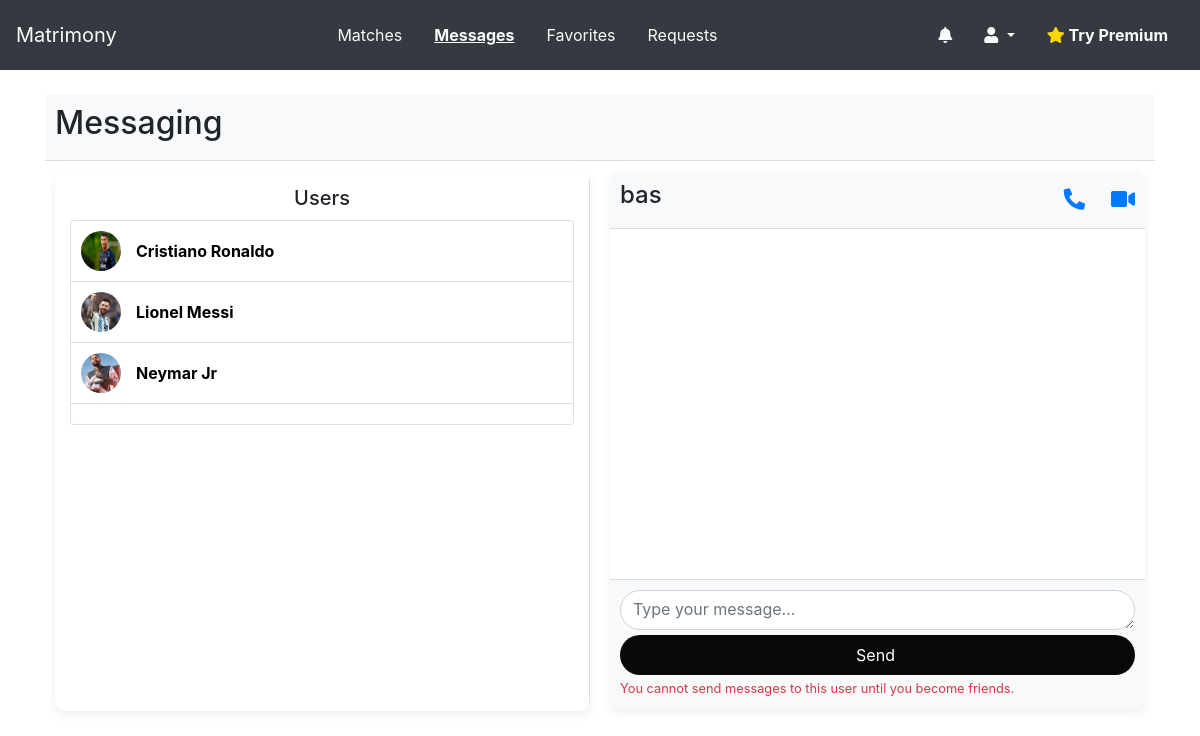
The page /chat/1/ (signed in) on the database as committed earlier.
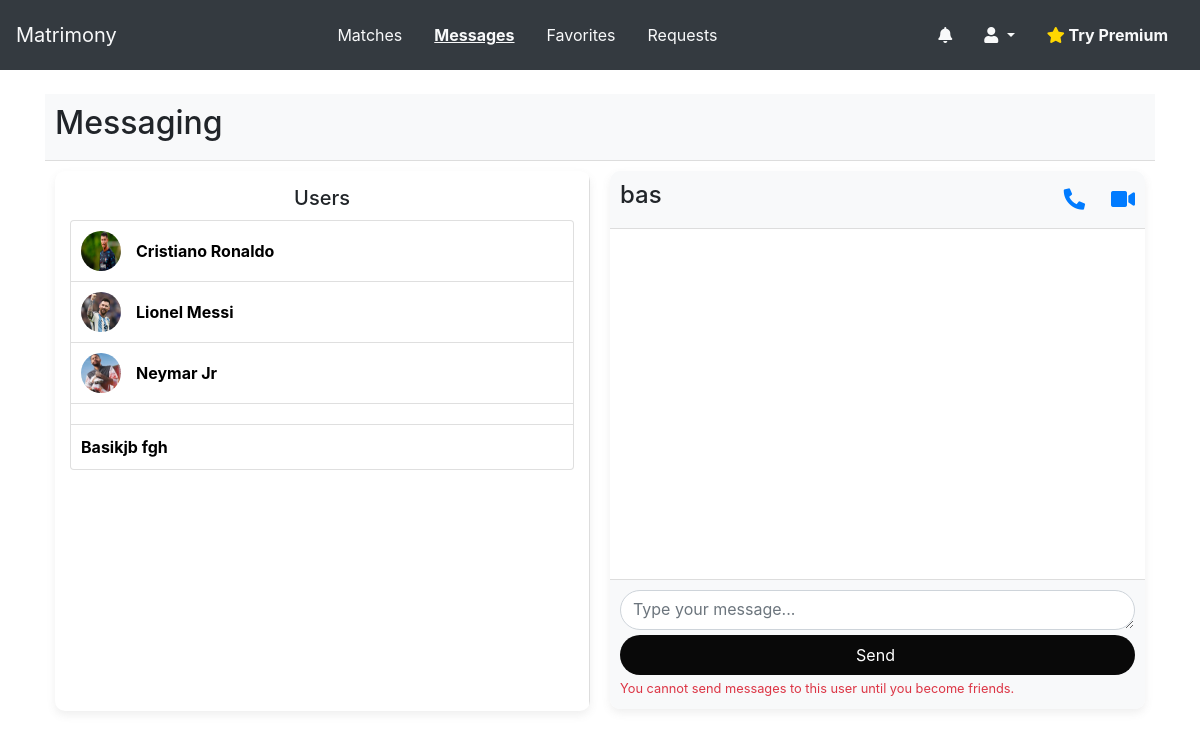
The same page on the database as committed later.
### accounts/models.py (models this page shows, shortened)
class User(AbstractUser):
    GENDER_CHOICES = (('Male','Male'),('Female','Female'),('Other','Other'),)
    INTEREST_CHOICES = (('Male','Male'),('Female','Female'),('Other','Other'),)
    EXPERTISE_CHOICES = (('Beginner','Beginner'),('Intermediate','Intermediate'),('Expert','Expert'),)
    JOB_STATUS_CHOICES = (('Employee','Employee'),('Employer','Employer'),('JobSeeker','JobSeeker'),)
    phone_number =models.CharField(
        max_length=15,
        blank=True,
        verbose_name='Phone Number'
    )
    profile_photo = models.ImageField(
        upload_to='profile_photos/',
        blank=True,
        verbose_name='Profile photo'
    )
    date_of_birth = models.DateField(
        null=True,
        blank=True,
        verbose_name='Date Of Birth'
    )
    gender =models.CharField(
        max_length= 6,
        choices=GENDER_CHOICES,
        blank=True,
        verbose_name='Gender',
        default='Male'
    )
    friend = models.ManyToManyField('self', blank=True)
    hobbies = models.ForeignKey(Hobby,related_name='users',blank=True,null=True,on_delete=models.CASCADE)
    interest =models.CharField(max_length=6,choices=INTEREST_CHOICES,verbose_name='Interested In',blank=True,null=True,default='Male')
    smoking_habits = models.CharField(max_length=50, choices=[('yes', 'Yes'), ('no', 'No')], default='no',blank=True,null=True)
    drinking_habits = models.CharField(max_length=50, choices=[('yes', 'Yes'), ('no', 'No')], default='no',blank=True,null=True)
    qualification = models.CharField(max_length=255,blank=True,null=True)
    job_status = models.CharField(max_length=100,blank=True,verbose_name='Job Status',choices=JOB_STATUS_CHOICES)
    company_name = models.CharField(max_length=255, blank=True, null=True,verbose_name='Company Name')
    designation = models.CharField(max_length=100,blank=True,null=True,verbose_name='Designation')
    company_location = models.CharField(max_length=200,blank=True,null=True,verbose_name='Company Location')
    job_title = models.CharField(max_length=255, blank=True, null=True,verbose_name='Job Title')
    expertise_level = models.CharField(max_length=100,
        blank=True,
        verbose_name='Expertise Level',
        choices=EXPERTISE_CHOICES)
    about = models.TextField(max_length=1000,blank=True,null=True)
    facebook = models.URLField(max_length=100,blank=True,null=True)
    instagram = models.URLField(max_length=100,blank=True,null=True)
    snapchat = models.URLField(max_length=100,blank=True,null=True)
    groups = models.ManyToManyField(
        'auth.Group',
        related_name='custom_user_set',  # Change this to a unique name
        blank=True,
        help_text='The groups this user belongs to. A user will get all permissions granted to each of their groups.',
        related_query_name='custom_user',
    )
    user_permissions = models.ManyToManyField(
        'auth.Permission',
        related_name='custom_user_set',  # Change this to a unique name
        blank=True,
        help_text='Specific permissions for this user.',
        related_query_name='custom_user',
    )

### app/views.py (the view)
# urls.py: path('chat/<int:id>/', views.messaging_page, name='messaging_page'),
@login_required
def messaging_page(request, id=None):
    user_details = User.objects.get(id=id)
    try:
        if not request.user.usersubscription.active:
            return redirect('app:not_premium')  # Redirect to the subscription plans page
    except UserSubscription.DoesNotExist:
        return redirect('app:not_premium')
    users = User.objects.exclude(id=request.user.id)
    receiver = get_object_or_404(User, id=id) if id else None
    is_friend = request.user in user_details.friend.all()
    if request.user.gender == 'Male':
        users = users.filter(gender='Female')
    elif request.user.gender == 'Female':
        users = users.filter(gender='Male')
    return render(request, 'user/chat.html', {'users': users, 'user_id': id,'receiver': receiver,'is_friend':is_friend})

### templates/user/chat.html (shortened to what this page needs)
{% extends 'shared/base.html' %}
{% block content %}
{% load static%}
<!DOCTYPE html>
<html lang="en">
<head>
    <link rel="stylesheet" href="https://stackpath.bootstrapcdn.com/bootstrap/4.5.2/css/bootstrap.min.css">
    <link rel="stylesheet" href="https://cdnjs.cloudflare.com/ajax/libs/font-awesome/5.15.4/css/all.min.css" />
    <link rel="stylesheet" href="{% static 'assets/css/usercss/chat.css' %}">
</head>
<body>
    <div class="container mt-4">
        <div class="header">
            <h2 >Messaging {% if unread_messages %}<span class="badge badge-danger">New</span>{% endif %}</h2>
        </div>
        <div class="chat-container">
            <div class="container-box user-list-container">
                <div class="user-list">
                    <h5 class="align-items-center">Users</h5>
                    <ul class="list-group">
                        {% for user in users %}
                            <li class="list-group-item user-list-item {% if user.id == receiver.id %}active{% endif %}">
                                {% if user.profile_photo %}
                                <img src="{{ user.profile_photo.url }}" alt="{{ user.username }}'s profile picture">
                                {% endif %}
                                <a href="{% url 'app:messaging_page' user.id %}"><b>{{ user.first_name }} {{ user.last_name}}</b></a>
                            </li>
                        {% endfor %}
                    </ul>
                </div>
            </div>
            {% if user_id %}
            <div class="container-box message-section">
                <div class="message-header">
                    <h4>{{ receiver.first_name }} {{ receiver.last_name }}</h4>
                    <div class="call-icons">
                        <a href="#"><i class="fas fa-phone-alt fa-lg mr-3"></i></a>
                        <a href="#"><i class="fas fa-video fa-lg"></i></a>
                    </div>
                </div>
                <div class="message-list" id="chat-window">
                </div>
                <div class="message-form">
                    <form id="message-form">
                        <textarea id="message-input" class="form-control" rows="3" placeholder="Type your message..."></textarea>
                        <button type="submit" class="send-button" id="send-button"  {% if not is_friend %}disabled{% endif %}>
                            Send
                        </button>
                        {% if not is_friend %}
                        <small class="text-danger">You cannot send messages to this user until you become friends.</small>
                        {% endif %}
                    </form>
                </div>
            </div>
            {% endif %}
        </div>
    </div>
</body>
</html>
{% endblock content %}

Rows that differ between the two databases and show on the page:
added User: first_name "Basikjb", last_name "fgh"
